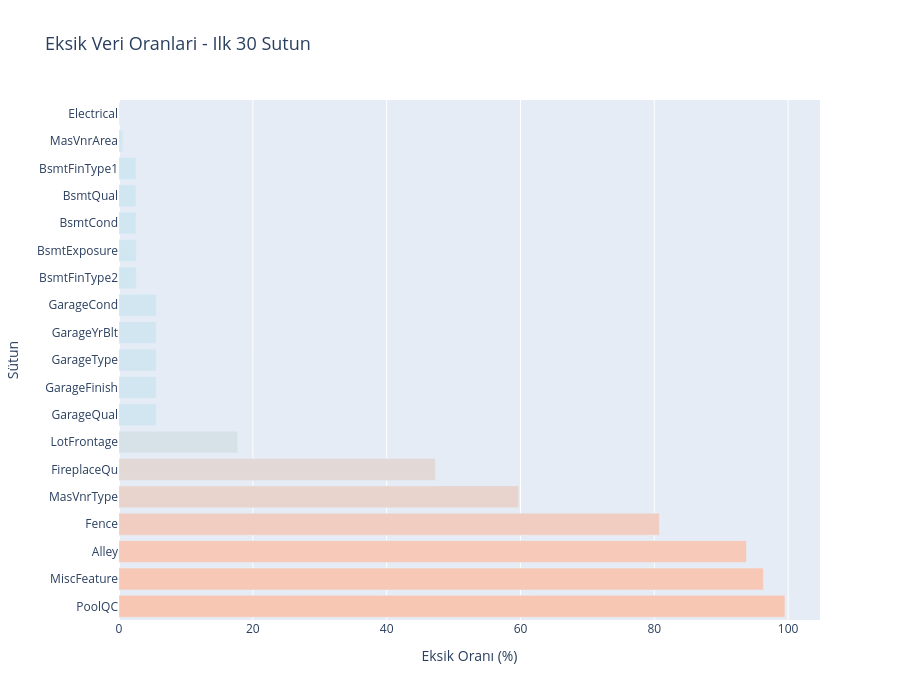

Here is the notebook cell this chart was saved with:
### Markdown cell above
## 📊 **Eksik Veri Görselleştirme (Bar ve Harita)**

### Code cell
# Eksik veri oranlarını bar grafik ile gösterme
if not missing_df.empty:
    top_missing = missing_df.head(30)

    fig = px.bar(
        top_missing,
        x='Eksik Oranı (%)',
        y='Sütun',
        orientation='h',
        color='Eksik Oranı (%)',
        color_continuous_scale=['#CFE8F3', '#F8C7B4'],
        title='Eksik Veri Oranlari - Ilk 30 Sutun'
    )

    fig.update_layout(
        height=700,
        xaxis_title='Eksik Oranı (%)',
        yaxis_title='Sütun',
        title_font_size=18,
        coloraxis_showscale=False
    )

    fig.show()
else:
    print('✅ Eksik veri bulunmuyor.')

# Eksik veri haritası (heatmap)
plt.figure(figsize=(14, 6))
sns.heatmap(df.isnull(), cbar=False, cmap='YlOrBr')
plt.title('Eksik Veri Haritasi')
plt.xlabel('Sütunlar')
plt.ylabel('Gözlemler')
plt.tight_layout()
plt.show()

### Figure 1 — Plotly figure (JSON) as saved in the notebook; plotly's stock layout.template omitted (floating-point values rounded to 4 significant figures)
{"data": [{"hovertemplate": "Eksik Oranı (%)=%{marker.color}<br>Sütun=%{y}<extra></extra>", "legendgroup": "", "marker": {"color": [99.52, 96.3, 93.77, 80.75, 59.73, 47.26, 17.74, 5.55, 5.55, 5.55, 5.55, 5.55, 2.6, 2.6, 2.53, 2.53, 2.53, 0.55, 0.07], "coloraxis": "coloraxis", "pattern": {"shape": ""}}, "name": "", "orientation": "h", "showlegend": false, "textposition": "auto", "type": "bar", "x": [99.52, 96.3, 93.77, 80.75, 59.73, 47.26, 17.74, 5.55, 5.55, 5.55, 5.55, 5.55, 2.6, 2.6, 2.53, 2.53, 2.53, 0.55, 0.07], "xaxis": "x", "y": ["PoolQC", "MiscFeature", "Alley", "Fence", "MasVnrType", "FireplaceQu", "LotFrontage", "GarageQual", "GarageFinish", "GarageType", "GarageYrBlt", "GarageCond", "BsmtFinType2", "BsmtExposure", "BsmtCond", "BsmtQual", "BsmtFinType1", "MasVnrArea", "Electrical"], "yaxis": "y"}], "layout": {"barmode": "relative", "coloraxis": {"colorbar": {"title": {"text": "Eksik Oranı (%)"}}, "colorscale": [[0, "#CFE8F3"], [1, "#F8C7B4"]], "showscale": false}, "height": 700, "legend": {"tracegroupgap": 0}, "title": {"font": {"size": 18}, "text": "Eksik Veri Oranlari - Ilk 30 Sutun"}, "xaxis": {"anchor": "y", "domain": [0, 1], "title": {"text": "Eksik Oranı (%)"}}, "yaxis": {"anchor": "x", "domain": [0, 1], "title": {"text": "Sütun"}}}}
